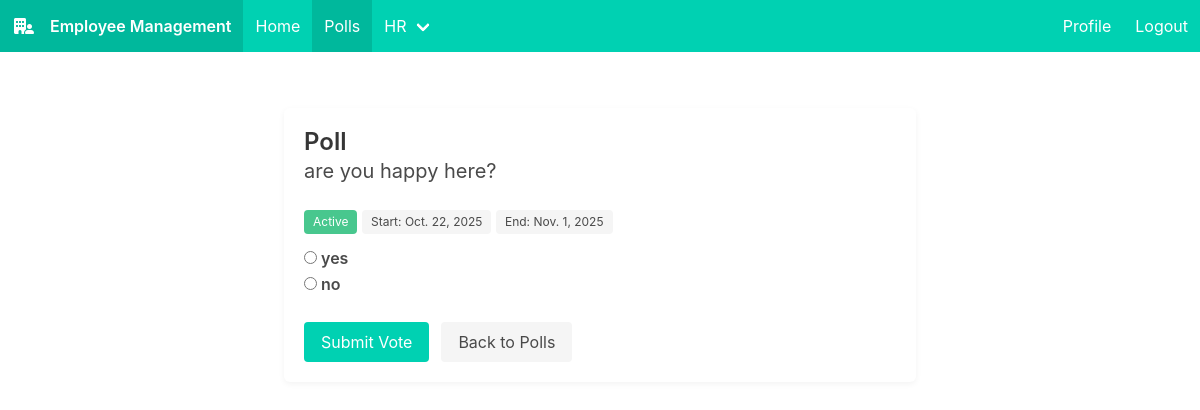
The app's page /polls/1/ (signed in) with its own data.
### poll/models.py (models this page shows, shortened)
class Question(models.Model):
    title = models.TextField(null=False)
    is_active = models.BooleanField(default=False)
    start_date = models.DateField(null=True, blank=True)
    end_date = models.DateField(null=True, blank=True)
    create_user = models.ForeignKey(User, on_delete=models.CASCADE)
    create_ts = models.DateTimeField(auto_now_add=True)
    mod_ts = models.DateField(auto_now=True)

class Choice(models.Model):
    question = models.ForeignKey(Question, on_delete=models.CASCADE)
    text = models.TextField(null=False)
    create_ts = models.DateTimeField(auto_now_add=True)
    mod_ts = models.DateField(auto_now=True)

### poll/views.py (the view, shortened to what this page needs)
# urls.py: path('<int:pk>/', views.poll_detail, name='poll_detail'),
@login_required
def poll_detail(request, pk: int):
    question = get_object_or_404(Question, pk=pk)
    choices = Choice.objects.filter(question=question).order_by("create_ts")
    return render(request, "poll/poll_detail.html", {"question": question, "choices": choices, "active": _is_active(question)})

### poll/views.py (called while the page is built)
def _is_active(question: Question) -> bool:
    today = date.today()
    if not question.is_active:
        return False
    if question.start_date and today < question.start_date:
        return False
    if question.end_date and today > question.end_date:
        return False
    return True

### templates/poll/poll_detail.html (shortened to what this page needs)
{% extends "base.html" %}
{% block content %}
<div class="columns is-centered">
  <div class="column is-8">
    <div class="box">
      <h1 class="title is-4">Poll</h1>
      <h2 class="subtitle">{{ question.title }}</h2>
      <p class="mb-3">
        {% if active %}
          <span class="tag is-success">Active</span>
        {% else %}
          <span class="tag is-warning is-light">Inactive</span>
        {% endif %}
        {% if question.start_date %}<span class="tag is-light">Start: {{ question.start_date }}</span>{% endif %}
        {% if question.end_date %}<span class="tag is-light">End: {{ question.end_date }}</span>{% endif %}
      </p>
      <form method="post">
        <div class="content">
          {% if choices %}
            {% for c in choices %}
              <label class="radio">
                <input type="radio" name="choice" value="{{ c.id }}" {% if not active %}disabled{% endif %}>
                {{ c.text }}
              </label><br>
            {% endfor %}
          {% else %}
            <p class="notification is-info">No choices have been added for this poll yet.</p>
          {% endif %}
        </div>
        <div class="field is-grouped">
          <div class="control">
            <button class="button is-primary" type="submit" {% if not active or not choices %}disabled{% endif %}>Submit Vote</button>
          </div>
          <div class="control">
            <a class="button is-light" href="{% url 'poll_list' %}">Back to Polls</a>
          </div>
        </div>
      </form>
    </div>
  </div>
</div>
{% endblock %}

### static/css/app.css (style rules this page uses)
html, body { height: 100%; }
.box { box-shadow: 0 2px 6px rgba(10, 10, 10, 0.05); }
form label { display: block; font-weight: 600; margin-bottom: 0.25rem; }
button, input[type="submit"] { cursor: pointer; background: #485fc7; color: white; border: none; border-radius: 6px; padding: 0.6rem 1rem; }
.mb-3 { margin-bottom: 0.75rem; }

### records on screen
Question: title "are you happy here?", start_date "Oct. 22, 2025", end_date "Nov. 1, 2025"
Choice: text "yes"
Choice: text "no"
